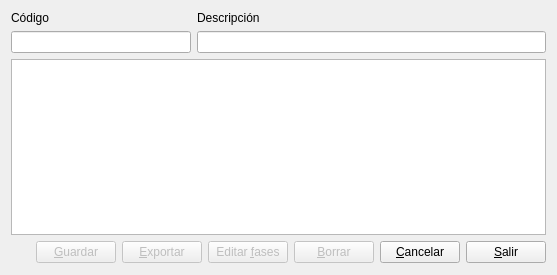
<ui version="4.0" >
 <class>regularizaciones</class>
 <widget class="QDialog" name="regularizaciones" >
  <property name="geometry" >
   <rect>
    <x>0</x>
    <y>0</y>
    <width>557</width>
    <height>275</height>
   </rect>
  </property>
  <property name="windowTitle" >
   <string>Edición / alta regularizaciones de cuentas</string>
  </property>
  <layout class="QVBoxLayout" name="verticalLayout_3" >
   <item>
    <layout class="QHBoxLayout" name="horizontalLayout" >
     <item>
      <layout class="QVBoxLayout" name="verticalLayout" >
       <item>
        <widget class="QLabel" name="label" >
         <property name="text" >
          <string>Código</string>
         </property>
        </widget>
       </item>
       <item>
        <widget class="QLineEdit" name="codigolineEdit" >
         <property name="minimumSize" >
          <size>
           <width>180</width>
           <height>0</height>
          </size>
         </property>
         <property name="maximumSize" >
          <size>
           <width>180</width>
           <height>16777215</height>
          </size>
         </property>
        </widget>
       </item>
      </layout>
     </item>
     <item>
      <layout class="QVBoxLayout" name="verticalLayout_2" >
       <item>
        <widget class="QLabel" name="label_2" >
         <property name="text" >
          <string>Descripción</string>
         </property>
        </widget>
       </item>
       <item>
        <widget class="QLineEdit" name="descriplineEdit" />
       </item>
      </layout>
     </item>
    </layout>
   </item>
   <item>
    <widget class="QTableView" name="tabla" />
   </item>
   <item>
    <layout class="QHBoxLayout" name="horizontalLayout_2" >
     <item>
      <spacer name="horizontalSpacer" >
       <property name="orientation" >
        <enum>Qt::Horizontal</enum>
       </property>
       <property name="sizeHint" stdset="0" >
        <size>
         <width>48</width>
         <height>23</height>
        </size>
       </property>
      </spacer>
     </item>
     <item>
      <widget class="QPushButton" name="guardarpushButton" >
       <property name="enabled" >
        <bool>false</bool>
       </property>
       <property name="text" >
        <string>&amp;Guardar</string>
       </property>
       <property name="default" >
        <bool>true</bool>
       </property>
      </widget>
     </item>
     <item>
      <widget class="QPushButton" name="exportarpushButton" >
       <property name="enabled" >
        <bool>false</bool>
       </property>
       <property name="text" >
        <string>&amp;Exportar</string>
       </property>
      </widget>
     </item>
     <item>
      <widget class="QPushButton" name="fasespushButton" >
       <property name="enabled" >
        <bool>false</bool>
       </property>
       <property name="text" >
        <string>Editar &amp;fases</string>
       </property>
      </widget>
     </item>
     <item>
      <widget class="QPushButton" name="borrarpushButton" >
       <property name="enabled" >
        <bool>false</bool>
       </property>
       <property name="text" >
        <string>&amp;Borrar</string>
       </property>
      </widget>
     </item>
     <item>
      <widget class="QPushButton" name="cancelarpushButton" >
       <property name="text" >
        <string>&amp;Cancelar</string>
       </property>
      </widget>
     </item>
     <item>
      <widget class="QPushButton" name="salirpushButton" >
       <property name="text" >
        <string>&amp;Salir</string>
       </property>
      </widget>
     </item>
    </layout>
   </item>
  </layout>
 </widget>
 <resources/>
 <connections>
  <connection>
   <sender>salirpushButton</sender>
   <signal>clicked()</signal>
   <receiver>regularizaciones</receiver>
   <slot>reject()</slot>
   <hints>
    <hint type="sourcelabel" >
     <x>587</x>
     <y>271</y>
    </hint>
    <hint type="destinationlabel" >
     <x>643</x>
     <y>231</y>
    </hint>
   </hints>
  </connection>
 </connections>
</ui>
